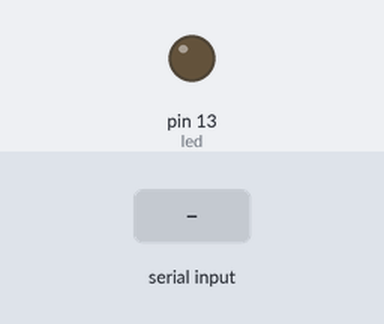
Recording of a sketch running on a simulated Arduino Uno, built with avr-gcc and run on an emulated ATmega328P. On the bench: output pins drawn as LEDs (lit = HIGH). Inputs (shaded band) come from the test bench.

Above: at 1.2 s.
1.3 s: "1" received over Serial
At 2.0 s:
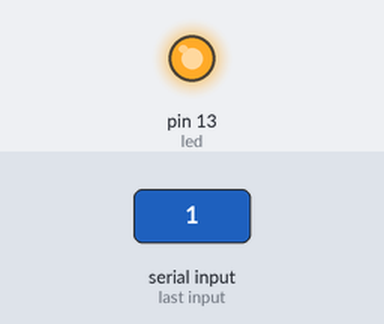
2.8 s: "0" received over Serial
At 3.1 s:
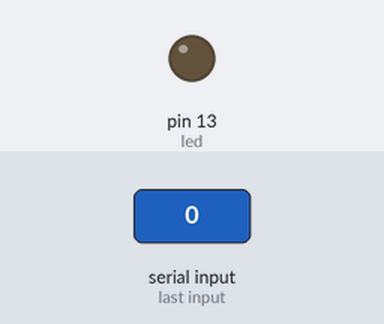
Timing chart, 0 to 5.8 s (numbered marks = the images above; inputs shaded):
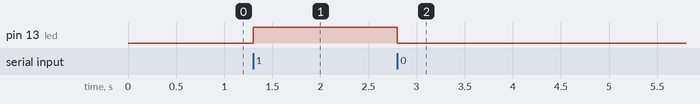

Measured:
- after the input at 1.3 s, pin 13 (led): LOW → HIGH at once
- after the input at 2.8 s, pin 13 (led): HIGH → LOW at once

The sketch:

Matinda.ino
```cpp
// AUTHOR: AARON MASUBA
//
/*
 /*
Write a program that allows the user to control the LED connected to pin 13 of the Arduino.
When the program is started, the LED should be off.
The user should open the serial monitor to communicate with the Arduino.
If the user sends the character '1' through the serial monitor then the LED should turn on. If the user sends the character '0' through the serial monitor then the LED should turn off.
*/


int led = 13;


void setup()
{
  pinMode(led, OUTPUT);
  Serial.begin(9600);
}
int state = 0;
void loop()
{
  if(Serial.available()>0)
  {
    state = Serial.read();
  }
  if (state == '0')
  {
    digitalWrite(led, LOW);
  }
  if (state == '1')
  {
    digitalWrite(led, HIGH);
  }
}
```
